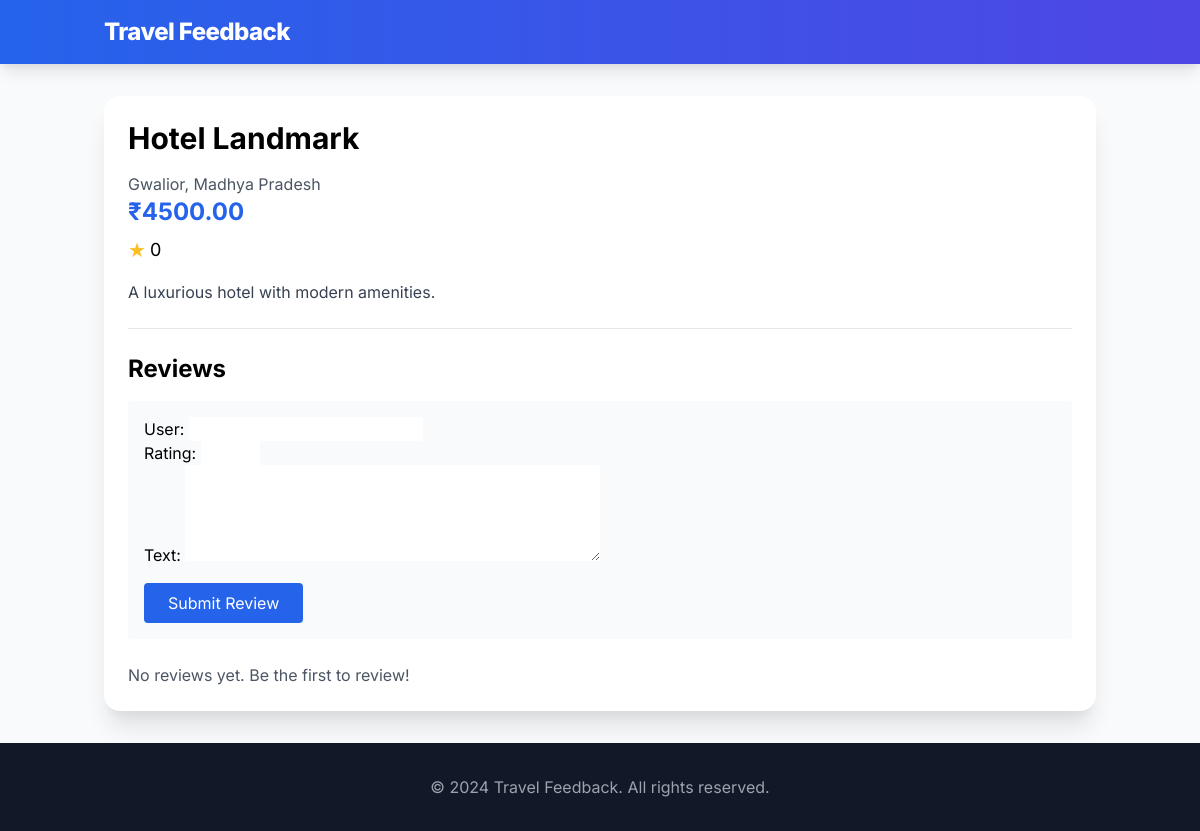
Screenshot of /hotel/1/ with the database file from the repository.
### places/models.py (models this page shows, shortened)
class Hotel(models.Model):
    name = models.CharField(max_length=100)
    city = models.CharField(max_length=50)
    state = models.CharField(max_length=50)
    description = models.TextField()
    price = models.DecimalField(
        max_digits=10,
        decimal_places=2,
        validators=[MinValueValidator(0)]
    )
    image = models.ImageField(upload_to='hotels/', null=True, blank=True)
    booking_url = models.URLField(max_length=200, null=True, blank=True)
    created_at = models.DateTimeField(auto_now_add=True)
    updated_at = models.DateTimeField(auto_now=True)
    def average_rating(self):
        avg = self.reviews.aggregate(models.Avg('rating'))['rating__avg']
        return round(avg, 1) if avg else 0

### places/views.py (the view, shortened to what this page needs)
# urls.py: path('hotel/<int:pk>/', views.hotel_detail, name='hotel_detail'),
def hotel_detail(request, pk):
    hotel = get_object_or_404(Hotel, pk=pk)
    reviews = hotel.reviews.all().order_by('-created_at')
    form = ReviewForm()
    context = {
        'hotel': hotel,
        'reviews': reviews,
        'form': form,
    }
    return render(request, 'places/hotel_detail.html', context)

### places/forms.py
class ReviewForm(forms.ModelForm):
    class Meta:
        model = Review
        fields = ['user', 'rating', 'text']
        widgets = {
            'rating': forms.NumberInput(attrs={'min': 1, 'max': 5}),
            'text': forms.Textarea(attrs={'rows': 4}),
        }

### places/templates/places/hotel_detail.html (shortened to what this page needs)
{% extends 'places/base.html' %}
{% load custom_filters %}
{% block content %}
<div class="max-w-5xl mx-auto bg-white rounded-2xl shadow-xl overflow-hidden">
  <div class="p-6">
    <h1 class="text-3xl font-bold mb-4">{{ hotel.name }}</h1>
    <div class="mb-4">
      <p class="text-gray-600">{{ hotel.city }}, {{ hotel.state }}</p>
      <p class="text-2xl font-bold text-blue-600">₹{{ hotel.price }}</p>
      <div class="flex items-center mt-2">
        <span class="text-yellow-400 text-xl">★</span>
        <span class="ml-1 text-lg">{{ hotel.average_rating }}</span>
      </div>
    </div>
    <p class="text-gray-700 mb-6">{{ hotel.description }}</p>
    <div class="border-t pt-6">
      <h2 class="text-2xl font-bold mb-4">Reviews</h2>
      <form method="POST" class="mb-6 bg-gray-50 p-4 rounded">
        {% csrf_token %} {{ form.as_p }}
        <button
          type="submit"
          class="mt-4 bg-blue-600 text-white px-6 py-2 rounded hover:bg-blue-700"
        >
          Submit Review
        </button>
      </form>
      <div class="space-y-4">
        {% for review in reviews %}
        <div class="border-b pb-4">
          <div class="flex items-center mb-2">
            <span class="font-bold">{{ review.user }}</span>
            <div class="ml-4 text-yellow-400">
              {% for _ in "★"|multiply:review.rating %}★{% endfor %}
            </div>
          </div>
          <p class="text-gray-700">{{ review.text }}</p>
          <p class="text-gray-500 text-sm mt-1">
            {{ review.created_at|date:"F j, Y" }}
          </p>
        </div>
        {% empty %}
        <p class="text-gray-600">No reviews yet. Be the first to review!</p>
        {% endfor %}
      </div>
    </div>
  </div>
</div>
{% endblock %}

### places/templates/places/base.html (style rules this page uses)
body { font-family: 'Inter', sans-serif; }

### rows the page displays
Hotel: name "Hotel Landmark", city "Gwalior", state "Madhya Pradesh", price "4500.00", average_rating "0", description "A luxurious hotel with modern amenities."
